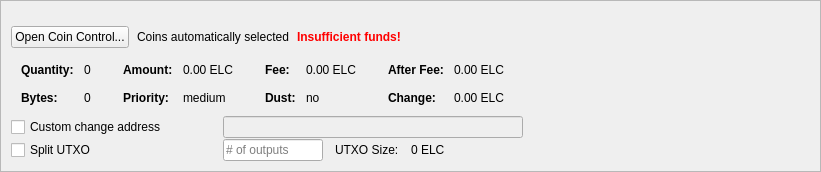
         <widget class="QFrame" name="frameCoinControl">
          <property name="sizePolicy">
           <sizepolicy hsizetype="Expanding" vsizetype="Expanding">
            <horstretch>0</horstretch>
            <verstretch>0</verstretch>
           </sizepolicy>
          </property>
          <property name="maximumSize">
           <size>
            <width>16777215</width>
            <height>16777215</height>
           </size>
          </property>
          <property name="frameShape">
           <enum>QFrame::StyledPanel</enum>
          </property>
          <property name="frameShadow">
           <enum>QFrame::Sunken</enum>
          </property>
          <layout class="QVBoxLayout" name="verticalLayoutCoinControl2">
           <property name="spacing">
            <number>0</number>
           </property>
           <property name="leftMargin">
            <number>0</number>
           </property>
           <property name="topMargin">
            <number>0</number>
           </property>
           <property name="rightMargin">
            <number>0</number>
           </property>
           <property name="bottomMargin">
            <number>0</number>
           </property>
           <item>
            <widget class="QFrame" name="frameCoinControl_BG">
             <layout class="QVBoxLayout" name="verticalLayoutCoinControl" stretch="0,0,0,0,0,0">
              <property name="spacing">
               <number>1</number>
              </property>
              <property name="leftMargin">
               <number>10</number>
              </property>
              <property name="topMargin">
               <number>10</number>
              </property>
              <item>
               <layout class="QHBoxLayout" name="horizontalLayoutCoinControl1">
                <property name="bottomMargin">
                 <number>15</number>
                </property>
                <item>
                 <layout class="QVBoxLayout" name="verticalLayout_3">
                  <property name="spacing">
                   <number>6</number>
                  </property>
                 </layout>
                </item>
               </layout>
              </item>
              <item>
               <layout class="QHBoxLayout" name="horizontalLayoutCoinControl2" stretch="0,0,0,0">
                <property name="spacing">
                 <number>8</number>
                </property>
                <property name="bottomMargin">
                 <number>10</number>
                </property>
                <item>
                 <widget class="QPushButton" name="pushButtonCoinControl">
                  <property name="sizePolicy">
                   <sizepolicy hsizetype="Minimum" vsizetype="Fixed">
                    <horstretch>0</horstretch>
                    <verstretch>0</verstretch>
                   </sizepolicy>
                  </property>
                  <property name="styleSheet">
                   <string notr="true"/>
                  </property>
                  <property name="text">
                   <string>Open Coin Control...</string>
                  </property>
                  <property name="autoDefault">
                   <bool>false</bool>
                  </property>
                 </widget>
                </item>
                <item>
                 <widget class="QLabel" name="labelCoinControlAutomaticallySelected">
                  <property name="text">
                   <string>Coins automatically selected</string>
                  </property>
                  <property name="margin">
                   <number>5</number>
                  </property>
                 </widget>
                </item>
                <item>
                 <widget class="QLabel" name="labelCoinControlInsuffFunds">
                  <property name="font">
                   <font>
                    <weight>75</weight>
                    <bold>true</bold>
                   </font>
                  </property>
                  <property name="styleSheet">
                   <string notr="true">color:red;font-weight:bold;</string>
                  </property>
                  <property name="text">
                   <string>Insufficient funds!</string>
                  </property>
                  <property name="margin">
                   <number>5</number>
                  </property>
                 </widget>
                </item>
                <item>
                 <spacer name="horizontalSpacerCoinControl">
                  <property name="orientation">
                   <enum>Qt::Horizontal</enum>
                  </property>
                  <property name="sizeHint" stdset="0">
                   <size>
                    <width>40</width>
                    <height>1</height>
                   </size>
                  </property>
                 </spacer>
                </item>
               </layout>
              </item>
              <item>
               <widget class="QWidget" name="widgetCoinControl" native="true">
                <property name="sizePolicy">
                 <sizepolicy hsizetype="Preferred" vsizetype="Preferred">
                  <horstretch>0</horstretch>
                  <verstretch>0</verstretch>
                 </sizepolicy>
                </property>
                <property name="minimumSize">
                 <size>
                  <width>0</width>
                  <height>0</height>
                 </size>
                </property>
                <property name="styleSheet">
                 <string notr="true"/>
                </property>
                <layout class="QHBoxLayout" name="horizontalLayoutCoinControl5">
                 <property name="leftMargin">
                  <number>0</number>
                 </property>
                 <property name="topMargin">
                  <number>0</number>
                 </property>
                 <property name="rightMargin">
                  <number>0</number>
                 </property>
                 <property name="bottomMargin">
                  <number>0</number>
                 </property>
                 <item>
                  <layout class="QHBoxLayout" name="horizontalLayoutCoinControl3" stretch="0,0,0,1">
                   <property name="spacing">
                    <number>20</number>
                   </property>
                   <property name="topMargin">
                    <number>0</number>
                   </property>
                   <property name="bottomMargin">
                    <number>10</number>
                   </property>
                   <item>
                    <layout class="QFormLayout" name="formLayoutCoinControl1">
                     <property name="horizontalSpacing">
                      <number>10</number>
                     </property>
                     <property name="verticalSpacing">
                      <number>14</number>
                     </property>
                     <property name="leftMargin">
                      <number>10</number>
                     </property>
                     <property name="topMargin">
                      <number>4</number>
                     </property>
                     <property name="rightMargin">
                      <number>6</number>
                     </property>
                     <item row="0" column="0">
                      <widget class="QLabel" name="labelCoinControlQuantityText">
                       <property name="font">
                        <font>
                         <weight>75</weight>
                         <bold>true</bold>
                        </font>
                       </property>
                       <property name="text">
                        <string>Quantity:</string>
                       </property>
                       <property name="margin">
                        <number>0</number>
                       </property>
                      </widget>
                     </item>
                     <item row="0" column="1">
                      <widget class="QLabel" name="labelCoinControlQuantity">
                       <property name="cursor">
                        <cursorShape>IBeamCursor</cursorShape>
                       </property>
                       <property name="contextMenuPolicy">
                        <enum>Qt::ActionsContextMenu</enum>
                       </property>
                       <property name="text">
                        <string notr="true">0</string>
                       </property>
                       <property name="margin">
                        <number>0</number>
                       </property>
                       <property name="textInteractionFlags">
                        <set>Qt::LinksAccessibleByMouse|Qt::TextSelectableByKeyboard|Qt::TextSelectableByMouse</set>
                       </property>
                      </widget>
                     </item>
                     <item row="1" column="0">
                      <widget class="QLabel" name="labelCoinControlBytesText">
                       <property name="font">
                        <font>
                         <weight>75</weight>
                         <bold>true</bold>
                        </font>
                       </property>
                       <property name="text">
                        <string>Bytes:</string>
                       </property>
                      </widget>
                     </item>
                     <item row="1" column="1">
                      <widget class="QLabel" name="labelCoinControlBytes">
                       <property name="cursor">
                        <cursorShape>IBeamCursor</cursorShape>
                       </property>
                       <property name="contextMenuPolicy">
                        <enum>Qt::ActionsContextMenu</enum>
                       </property>
                       <property name="text">
                        <string notr="true">0</string>
                       </property>
                       <property name="textInteractionFlags">
                        <set>Qt::LinksAccessibleByMouse|Qt::TextSelectableByKeyboard|Qt::TextSelectableByMouse</set>
                       </property>
                      </widget>
                     </item>
                    </layout>
                   </item>
                   <item>
                    <layout class="QFormLayout" name="formLayoutCoinControl2">
                     <property name="horizontalSpacing">
                      <number>10</number>
                     </property>
                     <property name="verticalSpacing">
                      <number>14</number>
                     </property>
                     <property name="leftMargin">
                      <number>6</number>
                     </property>
                     <property name="topMargin">
                      <number>4</number>
                     </property>
                     <property name="rightMargin">
                      <number>6</number>
                     </property>
                     <item row="0" column="0">
                      <widget class="QLabel" name="labelCoinControlAmountText">
                       <property name="font">
                        <font>
                         <weight>75</weight>
                         <bold>true</bold>
                        </font>
                       </property>
                       <property name="text">
                        <string>Amount:</string>
                       </property>
                       <property name="margin">
                        <number>0</number>
                       </property>
                      </widget>
                     </item>
                     <item row="0" column="1">
                      <widget class="QLabel" name="labelCoinControlAmount">
                       <property name="cursor">
                        <cursorShape>IBeamCursor</cursorShape>
                       </property>
                       <property name="contextMenuPolicy">
                        <enum>Qt::ActionsContextMenu</enum>
                       </property>
                       <property name="text">
                        <string notr="true">0.00 ELC</string>
                       </property>
                       <property name="textInteractionFlags">
                        <set>Qt::LinksAccessibleByMouse|Qt::TextSelectableByKeyboard|Qt::TextSelectableByMouse</set>
                       </property>
                      </widget>
                     </item>
                     <item row="1" column="0">
                      <widget class="QLabel" name="labelCoinControlPriorityText">
                       <property name="font">
                        <font>
                         <weight>75</weight>
                         <bold>true</bold>
                        </font>
                       </property>
                       <property name="text">
                        <string>Priority:</string>
                       </property>
                      </widget>
                     </item>
                     <item row="1" column="1">
                      <widget class="QLabel" name="labelCoinControlPriority">
                       <property name="cursor">
                        <cursorShape>IBeamCursor</cursorShape>
                       </property>
                       <property name="contextMenuPolicy">
                        <enum>Qt::ActionsContextMenu</enum>
                       </property>
                       <property name="text">
                        <string>medium</string>
                       </property>
                       <property name="textInteractionFlags">
                        <set>Qt::LinksAccessibleByMouse|Qt::TextSelectableByKeyboard|Qt::TextSelectableByMouse</set>
                       </property>
                      </widget>
                     </item>
                    </layout>
                   </item>
                   <item>
                    <layout class="QFormLayout" name="formLayoutCoinControl3">
                     <property name="horizontalSpacing">
                      <number>10</number>
                     </property>
                     <property name="verticalSpacing">
                      <number>14</number>
                     </property>
                     <property name="leftMargin">
                      <number>6</number>
                     </property>
                     <property name="topMargin">
                      <number>4</number>
                     </property>
                     <property name="rightMargin">
                      <number>6</number>
                     </property>
                     <item row="0" column="0">
                      <widget class="QLabel" name="labelCoinControlFeeText">
                       <property name="font">
                        <font>
                         <weight>75</weight>
                         <bold>true</bold>
                        </font>
                       </property>
                       <property name="text">
                        <string>Fee:</string>
                       </property>
                       <property name="margin">
                        <number>0</number>
                       </property>
                      </widget>
                     </item>
                     <item row="0" column="1">
                      <widget class="QLabel" name="labelCoinControlFee">
                       <property name="cursor">
                        <cursorShape>IBeamCursor</cursorShape>
                       </property>
                       <property name="contextMenuPolicy">
                        <enum>Qt::ActionsContextMenu</enum>
                       </property>
                       <property name="text">
                        <string notr="true">0.00 ELC</string>
                       </property>
                       <property name="textInteractionFlags">
                        <set>Qt::LinksAccessibleByMouse|Qt::TextSelectableByKeyboard|Qt::TextSelectableByMouse</set>
                       </property>
                      </widget>
                     </item>
                     <item row="1" column="0">
                      <widget class="QLabel" name="labelCoinControlLowOutputText">
                       <property name="font">
                        <font>
                         <weight>75</weight>
                         <bold>true</bold>
                        </font>
                       </property>
                       <property name="text">
                        <string>Dust:</string>
                       </property>
                      </widget>
                     </item>
                     <item row="1" column="1">
                      <widget class="QLabel" name="labelCoinControlLowOutput">
                       <property name="cursor">
                        <cursorShape>IBeamCursor</cursorShape>
                       </property>
                       <property name="contextMenuPolicy">
                        <enum>Qt::ActionsContextMenu</enum>
                       </property>
                       <property name="text">
                        <string>no</string>
                       </property>
                       <property name="textInteractionFlags">
                        <set>Qt::LinksAccessibleByMouse|Qt::TextSelectableByKeyboard|Qt::TextSelectableByMouse</set>
                       </property>
                      </widget>
                     </item>
                    </layout>
                   </item>
                   <item>
                    <layout class="QFormLayout" name="formLayoutCoinControl4">
                     <property name="horizontalSpacing">
                      <number>10</number>
                     </property>
                     <property name="verticalSpacing">
                      <number>14</number>
                     </property>
                     <property name="leftMargin">
                      <number>6</number>
                     </property>
                     <property name="topMargin">
                      <number>4</number>
                     </property>
                     <property name="rightMargin">
                      <number>6</number>
                     </property>
                     <item row="0" column="0">
                      <widget class="QLabel" name="labelCoinControlAfterFeeText">
                       <property name="font">
                        <font>
                         <weight>75</weight>
                         <bold>true</bold>
                        </font>
                       </property>
                       <property name="text">
                        <string>After Fee:</string>
                       </property>
                       <property name="margin">
                        <number>0</number>
                       </property>
                      </widget>
                     </item>
                     <item row="0" column="1">
                      <widget class="QLabel" name="labelCoinControlAfterFee">
                       <property name="cursor">
                        <cursorShape>IBeamCursor</cursorShape>
                       </property>
                       <property name="contextMenuPolicy">
                        <enum>Qt::ActionsContextMenu</enum>
                       </property>
                       <property name="text">
                        <string notr="true">0.00 ELC</string>
                       </property>
                       <property name="textInteractionFlags">
                        <set>Qt::LinksAccessibleByMouse|Qt::TextSelectableByKeyboard|Qt::TextSelectableByMouse</set>
                       </property>
                      </widget>
                     </item>
                     <item row="1" column="0">
                      <widget class="QLabel" name="labelCoinControlChangeText">
                       <property name="font">
                        <font>
                         <weight>75</weight>
                         <bold>true</bold>
                        </font>
                       </property>
                       <property name="text">
                        <string>Change:</string>
                       </property>
                      </widget>
                     </item>
                     <item row="1" column="1">
                      <widget class="QLabel" name="labelCoinControlChange">
                       <property name="cursor">
                        <cursorShape>IBeamCursor</cursorShape>
                       </property>
                       <property name="contextMenuPolicy">
                        <enum>Qt::ActionsContextMenu</enum>
                       </property>
                       <property name="text">
                        <string notr="true">0.00 ELC</string>
                       </property>
                       <property name="textInteractionFlags">
                        <set>Qt::LinksAccessibleByMouse|Qt::TextSelectableByKeyboard|Qt::TextSelectableByMouse</set>
                       </property>
                      </widget>
                     </item>
                    </layout>
                   </item>
                  </layout>
                 </item>
                </layout>
               </widget>
              </item>
              <item>
               <layout class="QHBoxLayout" name="horizontalLayoutCoinControl4">
                <property name="spacing">
                 <number>12</number>
                </property>
                <property name="sizeConstraint">
                 <enum>QLayout::SetDefaultConstraint</enum>
                </property>
                <property name="topMargin">
                 <number>0</number>
                </property>
                <property name="rightMargin">
                 <number>0</number>
                </property>
                <item>
                 <widget class="QCheckBox" name="checkBoxCoinControlChange">
                  <property name="sizePolicy">
                   <sizepolicy hsizetype="Preferred" vsizetype="Preferred">
                    <horstretch>0</horstretch>
                    <verstretch>0</verstretch>
                   </sizepolicy>
                  </property>
                  <property name="minimumSize">
                   <size>
                    <width>200</width>
                    <height>0</height>
                   </size>
                  </property>
                  <property name="maximumSize">
                   <size>
                    <width>200</width>
                    <height>16777215</height>
                   </size>
                  </property>
                  <property name="toolTip">
                   <string>If this is activated, but the change address is empty or invalid, change will be sent to a newly generated address.</string>
                  </property>
                  <property name="text">
                   <string>Custom change address</string>
                  </property>
                 </widget>
                </item>
                <item>
                 <widget class="QValidatedLineEdit" name="lineEditCoinControlChange">
                  <property name="enabled">
                   <bool>false</bool>
                  </property>
                  <property name="sizePolicy">
                   <sizepolicy hsizetype="Preferred" vsizetype="Preferred">
                    <horstretch>0</horstretch>
                    <verstretch>0</verstretch>
                   </sizepolicy>
                  </property>
                  <property name="minimumSize">
                   <size>
                    <width>300</width>
                    <height>0</height>
                   </size>
                  </property>
                 </widget>
                </item>
                <item>
                 <widget class="QLabel" name="labelCoinControlChangeLabel">
                  <property name="sizePolicy">
                   <sizepolicy hsizetype="Preferred" vsizetype="Preferred">
                    <horstretch>0</horstretch>
                    <verstretch>0</verstretch>
                   </sizepolicy>
                  </property>
                  <property name="minimumSize">
                   <size>
                    <width>100</width>
                    <height>0</height>
                   </size>
                  </property>
                  <property name="text">
                   <string/>
                  </property>
                  <property name="margin">
                   <number>3</number>
                  </property>
                 </widget>
                </item>
               </layout>
              </item>
              <item>
               <layout class="QHBoxLayout" name="horizontalLayoutCoinControl6">
                <property name="spacing">
                 <number>12</number>
                </property>
                <property name="rightMargin">
                 <number>0</number>
                </property>
                <item>
                 <widget class="QCheckBox" name="splitBlockCheckBox">
                  <property name="sizePolicy">
                   <sizepolicy hsizetype="Preferred" vsizetype="Preferred">
                    <horstretch>0</horstretch>
                    <verstretch>0</verstretch>
                   </sizepolicy>
                  </property>
                  <property name="minimumSize">
                   <size>
                    <width>200</width>
                    <height>0</height>
                   </size>
                  </property>
                  <property name="maximumSize">
                   <size>
                    <width>200</width>
                    <height>16777215</height>
                   </size>
                  </property>
                  <property name="text">
                   <string>Split UTXO</string>
                  </property>
                 </widget>
                </item>
                <item>
                 <widget class="QLineEdit" name="splitBlockLineEdit">
                  <property name="sizePolicy">
                   <sizepolicy hsizetype="Preferred" vsizetype="Preferred">
                    <horstretch>50</horstretch>
                    <verstretch>0</verstretch>
                   </sizepolicy>
                  </property>
                  <property name="minimumSize">
                   <size>
                    <width>100</width>
                    <height>0</height>
                   </size>
                  </property>
                  <property name="maximumSize">
                   <size>
                    <width>100</width>
                    <height>16777215</height>
                   </size>
                  </property>
                  <property name="placeholderText">
                   <string># of outputs</string>
                  </property>
                 </widget>
                </item>
                <item>
                 <widget class="QLabel" name="labelBlockSizeText">
                  <property name="text">
                   <string>UTXO Size:</string>
                  </property>
                 </widget>
                </item>
                <item>
                 <widget class="QLabel" name="labelBlockSize">
                  <property name="text">
                   <string>0 ELC</string>
                  </property>
                 </widget>
                </item>
                <item>
                 <spacer name="horizontalSpacer_7">
                  <property name="orientation">
                   <enum>Qt::Horizontal</enum>
                  </property>
                  <property name="sizeHint" stdset="0">
                   <size>
                    <width>40</width>
                    <height>20</height>
                   </size>
                  </property>
                 </spacer>
                </item>
               </layout>
              </item>
              <item>
               <spacer name="verticalSpacerCoinControl">
                <property name="orientation">
                 <enum>Qt::Vertical</enum>
                </property>
                <property name="sizeHint" stdset="0">
                 <size>
                  <width>800</width>
                  <height>1</height>
                 </size>
                </property>
               </spacer>
              </item>
             </layout>
            </widget>
           </item>
          </layout>
         </widget>
